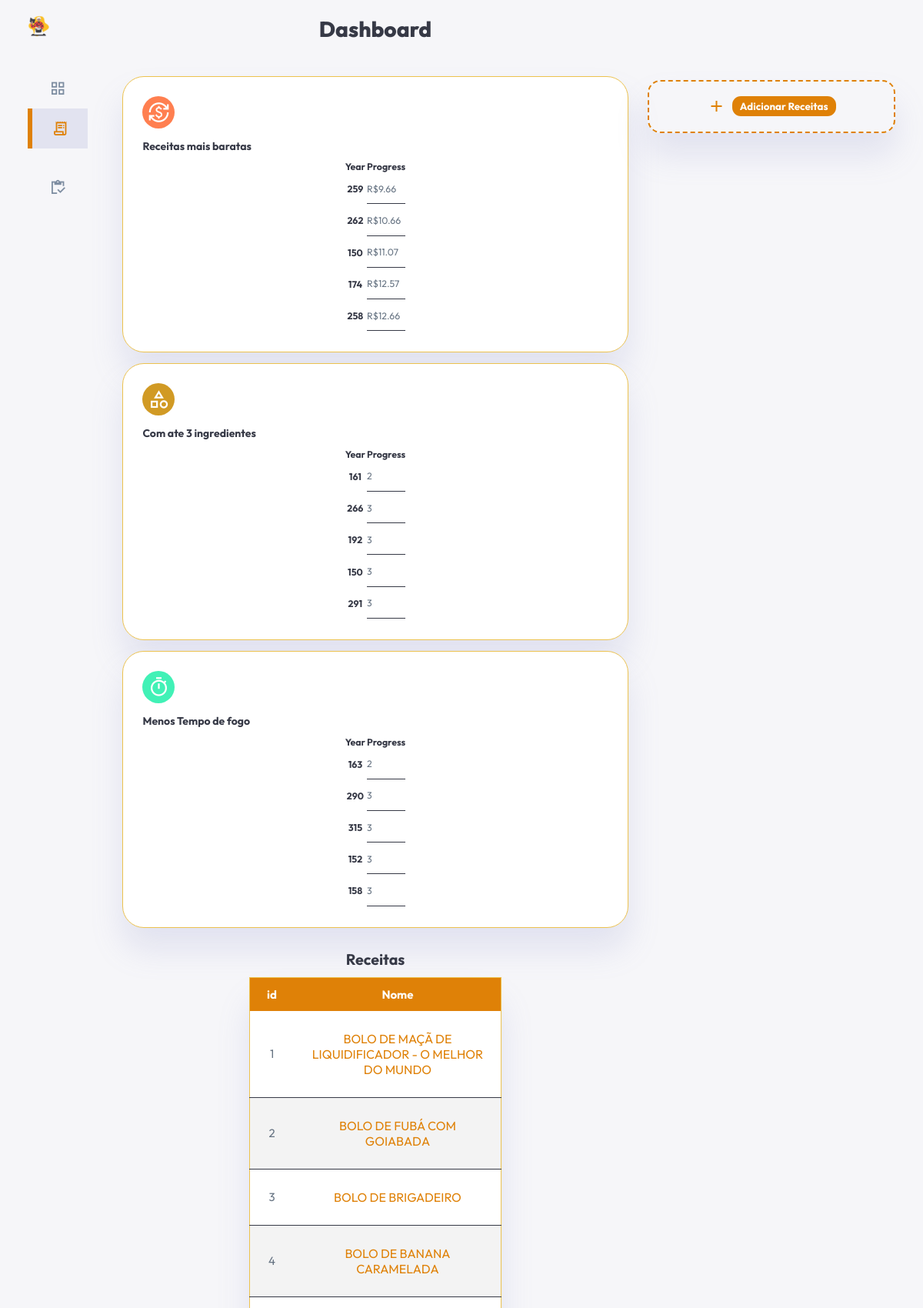
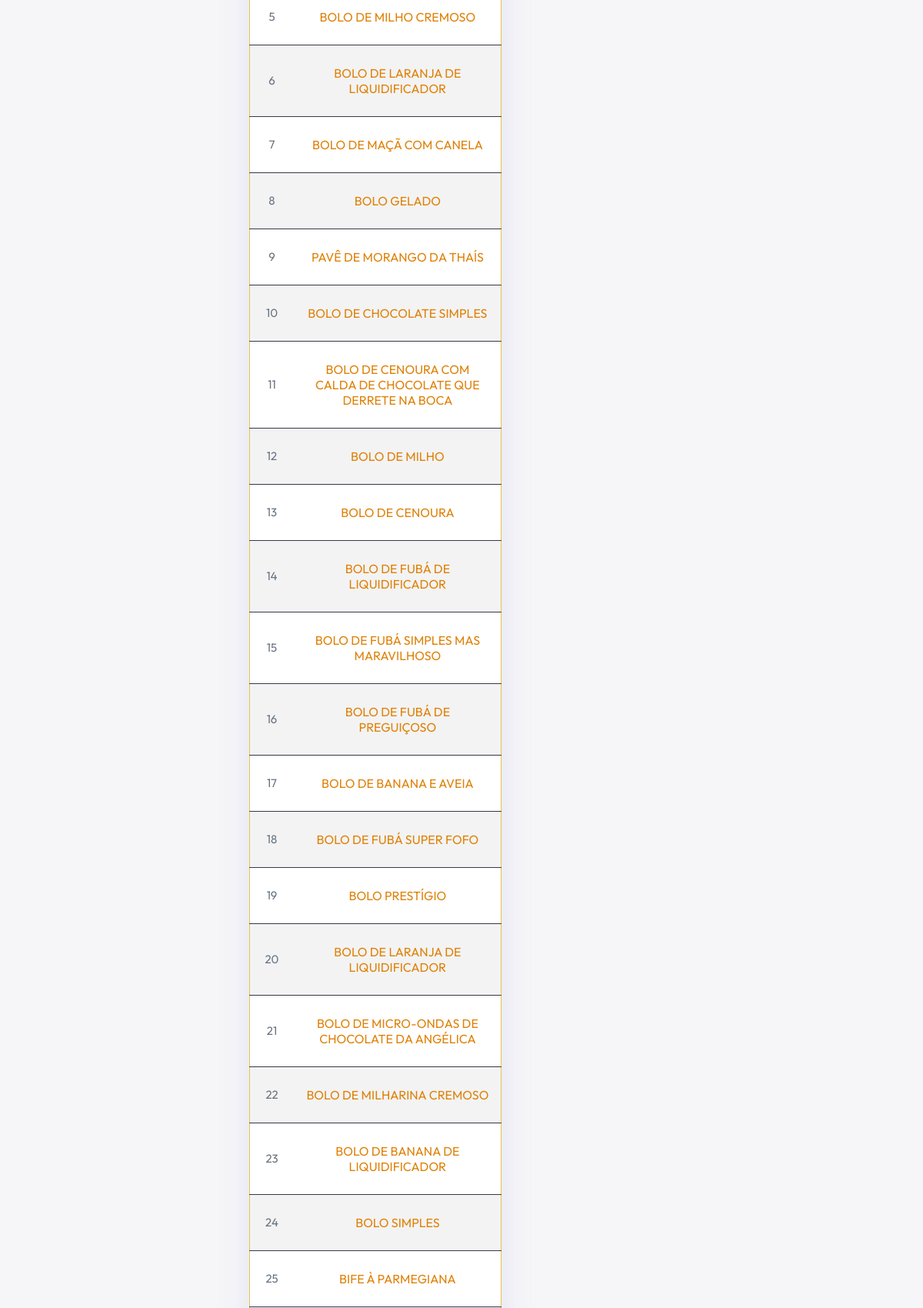
Screenshot of /views/Receitas.php (upper part) with the database file from the repository (2 pictures, top to bottom).
### tables this page shows
CREATE TABLE `tbreceita` (
  `idReceita` int(11) NOT NULL,
  `nomeReceita` varchar(100) DEFAULT NULL,
  `modoPreparo` text DEFAULT NULL,
  `tempoReceita` int(11) DEFAULT NULL,
  `porcoesReceita` int(11) DEFAULT NULL,
  `caminhoImg` text DEFAULT NULL
);

### models/Receita.php (called while the page is built, shortened)
<?php
    class Receita{
        public function maisBaratas(){
            $con = Conexao::conectar();
            $querySelect = "SELECT idReceita, SUM(valorIngrediente) AS `soma` FROM tbreceitaingrediente
                            INNER JOIN tbingrediente ON tbreceitaingrediente.idIngrediente = tbingrediente.idIngrediente
                            GROUP BY idReceita
                            ORDER BY SUM(valorIngrediente)
                            LIMIT 5;";
            $resultado = $con->query($querySelect);
            $lista = $resultado->fetchAll();
            return $lista;
        }
        public function com3(){
            $con = Conexao::conectar();
            $querySelect = "SELECT idReceita, COUNT(idIngrediente) AS `cont` FROM tbreceitaingrediente GROUP BY idReceita ORDER BY COUNT(idIngrediente) LIMIT 5;";
            $resultado = $con->query($querySelect);
            $lista = $resultado->fetchAll();
            return $lista;
        }
        public function menosTempo(){
            $con = Conexao::conectar();
            $querySelect = "SELECT * FROM tbreceita
                            WHERE tempoReceita > 0
                            ORDER BY tempoReceita
                            LIMIT 5;";
            $resultado = $con->query($querySelect);
            $lista = $resultado->fetchAll();
            return $lista;
        }
        public function listar(){
            $con = Conexao::conectar();
            $querySelect = "SELECT * FROM tbreceita";
            $resultado = $con->query($querySelect);
            $lista = $resultado->fetchAll();
            return $lista;
        }
    }
?>

### views/Receitas.php (the view, shortened to what this page needs)
<?php
require_once('../models/Receita.php');
$receita = new Receita();
$maisBaratas = $receita->maisBaratas();
$com3 = $receita->com3();
$menosTempo = $receita->menosTempo();
$receitas = $receita->listar();
?>
<!DOCTYPE html>
<html lang="en">
<head>
    <link rel="stylesheet" href="../css/style.css">
    <link rel="stylesheet" href="https://cdn.jsdelivr.net/npm/charts.css/dist/charts.min.css">
    <link rel="stylesheet" href="https://cdnjs.cloudflare.com/ajax/libs/font-awesome/6.2.1/css/all.min.css"
 />
</head>
<body>
    <div class="container">
        <aside>
            <div class="top">
                <div class="logo">
                    <img src="../images/vovo.png">
                </div>
            </div>
            <div class="sidebar">
                <a href="Index.php">
                    <span class="material-symbols-sharp">grid_view</span>
                </a>
                <a href="Receitas.php" class="active">
                    <span class="material-symbols-sharp">receipt_long</span>
                </a>
                <a href="Ingredientes.php">
                    <span class="material-symbols-sharp">inventory</span>
                </a>
            </div>
        </aside>
        <main>
            <h1>Dashboard</h1>
            <div class="insights">
                <div class="sales">
                    <span class="material-symbols-sharp">currency_exchange</span>
                    <div class="left">
                        <h3>Receitas mais baratas</h3>
                        <table id="column-example-14"
                            class="charts-css column show-labels show-primary-axis show-data-axes">
                            <thead>
                                <tr>
                                    <th scope="col"> Year </th>
                                    <th scope="col"> Progress </th>
                                </tr>
                            </thead>
                            <tbody>
                                <?php
                                $html = "";
                                $last = count($maisBaratas)-1;
                                $max = intval($maisBaratas[$last]['soma']);
                                foreach ($maisBaratas as $recipe){
                                    $soma = round($recipe['soma'], 2);
                                    $porcent = intval($recipe['soma']) / $max;
                                    $html .= "<tr>
                                                <th scope='row'><a href='Receitas.php?id={$recipe['idReceita']}'>{$recipe['idReceita']}</a></th>
                                                <td style='--size:{$porcent}'>R\${$soma}</td>
                                            </tr>
                                            ";
                                }
                                echo $html;
                                ?>
                            </tbody>
                        </table>
                    </div>
                </div>
                <div class="ingredients-total">
                    <span class="material-symbols-sharp">category</span>
                    <div class="left">
                        <h3>Com ate 3 ingredientes</h3>
                        <table id="column-example-14"
                            class="charts-css column show-labels show-primary-axis show-data-axes">
                            <thead>
                                <tr>
                                    <th scope="col"> Year </th>
                                    <th scope="col"> Progress </th>
                                </tr>
                            </thead>
                            <tbody>
                                <?php
                                $html = "";
                                $max = 3;
                                foreach ($com3 as $recipe){
                                    $porcent = intval($recipe['cont']) / $max;
                                    $html .= "<tr>
                                                <th scope='row'><a href='Receitas.php?id={$recipe['idReceita']}'>{$recipe['idReceita']}</a></th>
                                                <td style='--size:{$porcent}'>{$recipe['cont']}</td>
                                            </tr>
                                            ";
                                }
                                echo $html;
                                ?>
                            </tbody>
                        </table>
                    </div>
                </div>
                <div class="ingredients-total-search">
                    <span class="material-symbols-sharp">timer</span>
                    <div class="left">
                        <h3>Menos Tempo de fogo</h3>
                        <table id="column-example-14"
                            class="charts-css column show-labels show-primary-axis show-data-axes">
                            <thead>
                                <tr>
                                    <th scope="col"> Year </th>
                                    <th scope="col"> Progress </th>
                                </tr>
                            </thead>
                            <tbody>
                                <?php
                                $html = "";
                                $last = count($menosTempo)-1;
                                $max = intval($menosTempo[$last]['tempoReceita']);
                                foreach ($menosTempo as $recipe){
                                    $porcent = intval($recipe['tempoReceita']) / $max;
                                    $html .= "<tr>
                                                <th scope='row'><a href='Receitas.php?id={$recipe['idReceita']}'>{$recipe['idReceita']}</a></th>
                                                <td style='--size:{$porcent}'>{$recipe['tempoReceita']}</td>
                                            </tr>
                                            ";
                                }
                                echo $html;
                                ?>
                            </tbody>
                        </table>
                    </div>
                </div>
            </div>
            <div class="recent-ingredients" style="display: flex; flex-direction: column; align-items: center;">
                <h2>Receitas</h2>
                <table class="styled-table" style="width: 50%">
                    <thead>
                        <tr>
                            <th>id</th>
                            <th>Nome</th>
                        </tr>
                    </thead>
                    <tbody>
                        <?php
                        $html = "";
                        foreach($receitas as $receita){
                            $html .= "<tr>
                                        <td>{$receita['idReceita']}</td>
                                        <td><a target='_blank' href='http://127.0.0.1:8080/web-vovo/src/views/detalhes-receita.php?id={$receita['idReceita']}'>{$receita['nomeReceita']}</a></td>
                                    </tr>
                                    ";
                        }
                        echo $html;
                        ?>
                    </tbody>
                </table>
            </div>
        </main>
        <div class="right">
            <div class="analytics-ingredients">
                <div class="item add-something">
                    <div>
                        <span class="material-symbols-sharp">add</span>
                        <button class="btn" onclick="openModal('dv-modal')">Adicionar Receitas</button>
                    </div>
                </div>
            </div>
        </div>
    </div>
</body>
</html>

### rows the page displays
tbreceita: idReceita "163", $porcent 0.66666666666667 (drawn), tempoReceita "2"
tbreceita: idReceita "290", $porcent 1 (drawn), tempoReceita "3"
tbreceita: idReceita "315", $porcent 1 (drawn), tempoReceita "3"
tbreceita: idReceita "152", $porcent 1 (drawn), tempoReceita "3"
tbreceita: idReceita "158", tempoReceita "3"
tbreceita: idReceita "1", nomeReceita "BOLO DE MAÇÃ DE LIQUIDIFICADOR - O MELHOR DO MUNDO"
tbreceita: idReceita "2", nomeReceita "BOLO DE FUBÁ COM GOIABADA"
tbreceita: idReceita "3", nomeReceita "BOLO DE BRIGADEIRO"
tbreceita: idReceita "4", nomeReceita "BOLO DE BANANA CARAMELADA"
tbreceita: idReceita "5", nomeReceita "BOLO DE MILHO CREMOSO"
tbreceita: idReceita "6", nomeReceita "BOLO DE LARANJA DE LIQUIDIFICADOR"
tbreceita: idReceita "7", nomeReceita "BOLO DE MAÇÃ COM CANELA"
tbreceita: idReceita "8", nomeReceita "BOLO GELADO"
tbreceita: idReceita "9", nomeReceita "PAVÊ DE MORANGO DA THAÍS"
tbreceita: idReceita "10", nomeReceita "BOLO DE CHOCOLATE SIMPLES"
tbreceita: idReceita "11", nomeReceita "BOLO DE CENOURA COM CALDA DE CHOCOLATE QUE DERRETE NA BOCA"
tbreceita: idReceita "12", nomeReceita "BOLO DE MILHO"
tbreceita: idReceita "13", nomeReceita "BOLO DE CENOURA"
tbreceita: idReceita "14", nomeReceita "BOLO DE FUBÁ DE LIQUIDIFICADOR"
tbreceita: idReceita "15", nomeReceita "BOLO DE FUBÁ SIMPLES MAS MARAVILHOSO"
tbreceita: idReceita "16", nomeReceita "BOLO DE FUBÁ DE PREGUIÇOSO"
tbreceita: idReceita "17", nomeReceita "BOLO DE BANANA E AVEIA"
tbreceita: idReceita "18", nomeReceita "BOLO DE FUBÁ SUPER FOFO"
tbreceita: idReceita "19", nomeReceita "BOLO PRESTÍGIO"
tbreceita: idReceita "20", nomeReceita "BOLO DE LARANJA DE LIQUIDIFICADOR"
tbreceita: idReceita "21", nomeReceita "BOLO DE MICRO-ONDAS DE CHOCOLATE DA ANGÉLICA"
tbreceita: idReceita "22", nomeReceita "BOLO DE MILHARINA CREMOSO"
tbreceita: idReceita "23", nomeReceita "BOLO DE BANANA DE LIQUIDIFICADOR"
tbreceita: idReceita "24", nomeReceita "BOLO SIMPLES"
tbreceita: idReceita "25", nomeReceita "BIFE À PARMEGIANA"

### other values shown
$recipe['idReceita'] "259"
$soma "9.66"
$recipe['idReceita'] "262"
$soma "10.66"
$recipe['idReceita'] "150"
$soma "11.07"
$recipe['idReceita'] "174"
$soma "12.57"
$recipe['idReceita'] "258"
$soma "12.66"
$recipe['idReceita'] "161"
$recipe['cont'] "2"
$recipe['idReceita'] "266"
$recipe['cont'] "3"
$recipe['idReceita'] "192"
